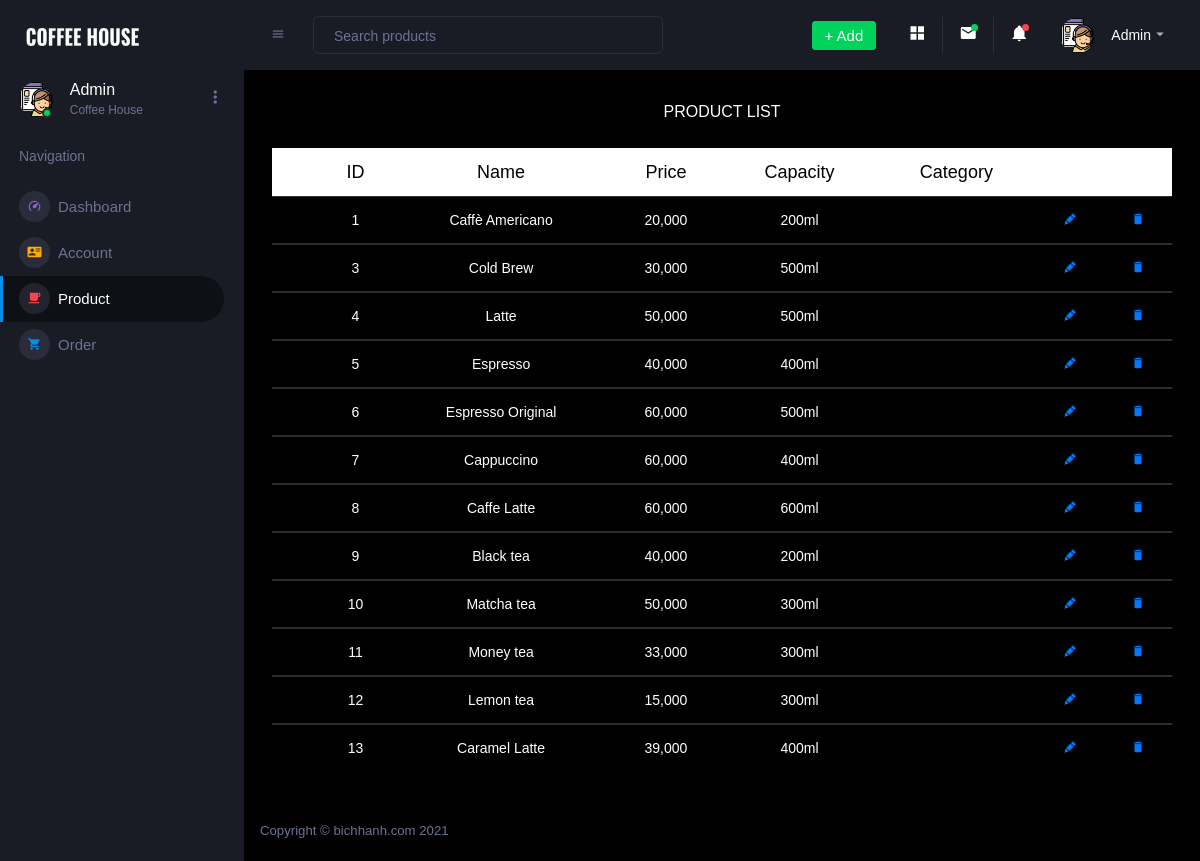
Before: /admin/product.php with the older database file.
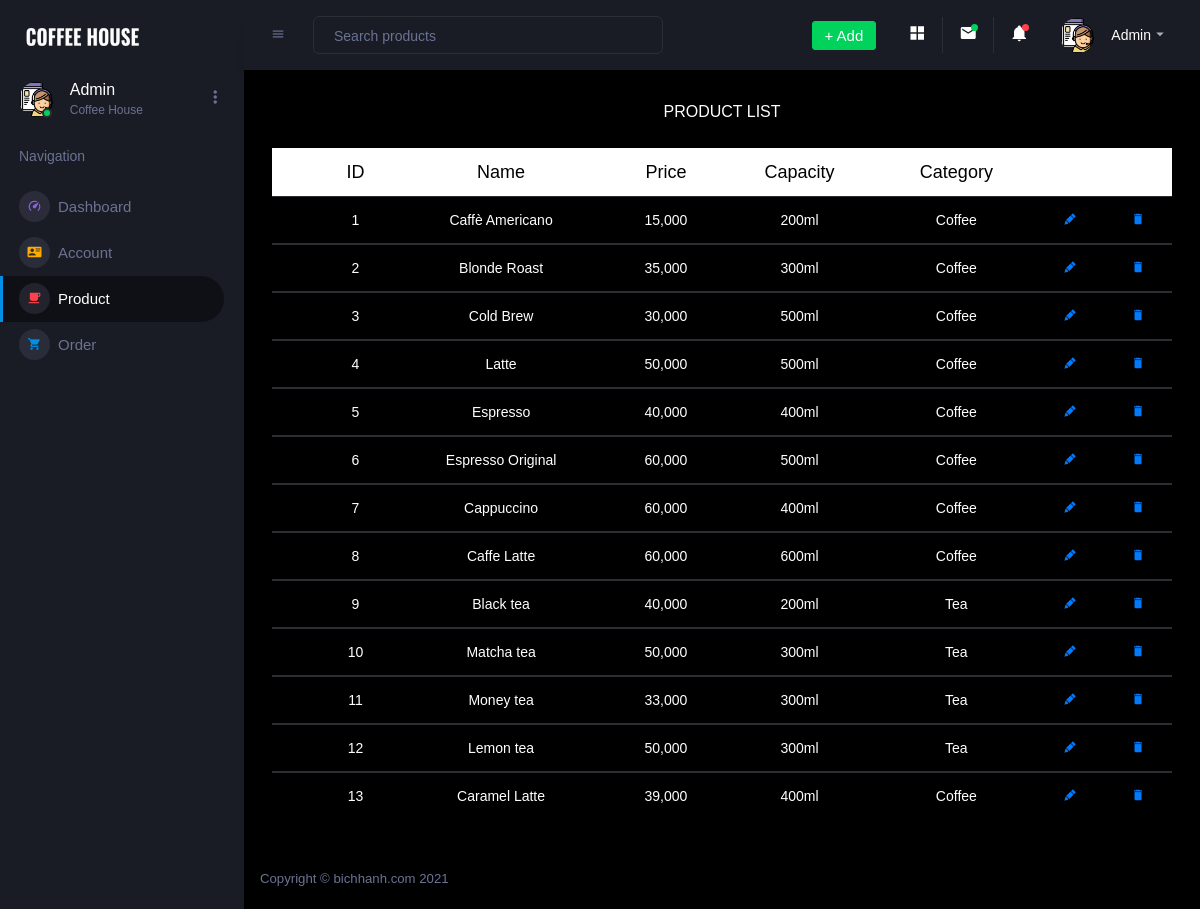
After: the same page with the newer database file.
### tables this page shows
CREATE TABLE `sanpham` (
  `masp` varchar(30) NOT NULL,
  `tensp` varchar(22) NOT NULL,
  `hinhanh` varchar(50) NOT NULL,
  `gia` double NOT NULL,
  `dungtich` varchar(22) NOT NULL,
  `matl` varchar(22) NOT NULL,
  `soluong` int(10) NOT NULL,
  `id` int(11) NOT NULL
);

### admin/hehe.php (called while the page is built, shortened)
<?php
class module{
    function getAllProduct(){
        $db = new Connection();
        $conn = $db -> conn;
        $sql = "SELECT * FROM sanpham";
        $query = mysqli_query($conn, $sql);
        $result = array();
        if(mysqli_num_rows($query) > 0){
            while($row = mysqli_fetch_assoc($query)){
                $result[] = $row;
            }
        }
        return $result;
    }
}
?>

### admin/product.php (the view, shortened to what the changed rows need)
<?php
require_once("./hehe.php");
$a = new module();
$product = $a -> getAllProduct();
?>
<!DOCTYPE html>
<html lang="en">
  <head>
    <link rel="stylesheet" href="assets/vendors/mdi/css/materialdesignicons.min.css">
    <link rel="stylesheet" href="assets/vendors/css/vendor.bundle.base.css">
    <link rel="stylesheet" href="assets/vendors/jvectormap/jquery-jvectormap.css">
    <link rel="stylesheet" href="assets/vendors/flag-icon-css/css/flag-icon.min.css">
    <link rel="stylesheet" href="assets/vendors/owl-carousel-2/owl.carousel.min.css">
    <link rel="stylesheet" href="assets/vendors/owl-carousel-2/owl.theme.default.min.css">
    <link rel="stylesheet" href="assets/css/style.css">
  </head>
  <body>
    <div class="container-scroller">
      <div class="container-fluid page-body-wrapper">
        <div class="main-panel" style="text-align:center">
          <div class="content-wrapper" style="text-align:center">
          <br><br>
          <table class="table">
  <thead>
    <tr style="background: white">
      <th style="color: black; font-size:18px" scope="col"></th>
      <th style="color: black; font-size:18px" scope="col">ID</th>
      <th style="color: black; font-size:18px" scope="col">Name</th>
      <th style="color: black; font-size:18px" scope="col">Price</th>
      <th style="color: black; font-size:18px" scope="col">Capacity</th>
      <th style="color: black; font-size:18px" scope="col">Category</th>
      <th style="color: black; font-size:18px" scope="col"></th>
      <th style="color: black; font-size:18px" scope="col"></th>
    </tr>
  </thead>
  <?php foreach ($product as $value) :
   $id = $value['id'];
  ?>
  <tbody style="color: white">
    <tr>
      <th style="text-align: center"></th>
      <td><?php echo $id?></td>
      <td><?php echo $value['tensp']?></td>
      <td><?php echo number_format($value['gia'])?></td>
      <td><?php echo $value['dungtich']?></td>
      <td>
         <?php
          if($value['matl'] == 01){
              echo "Coffee";
          }
          if($value['matl'] == 02){
              echo "Tea";
          }
          ?>
      </td>
      <td style="color: #00ffff"><a href="edit.php?id=<?php echo $id?>"><i class="mdi mdi-lead-pencil"></i></a></td>
      <td style="color:red"><a href="product.php?id=<?php echo $id?>"><i class="mdi mdi-delete"></i></a></td>
    </tr>
  </tbody>
  <?php endforeach ?>
</table>
          </div>
        </div>
      </div>
    </div>
  </body>
</html>

Changed rows visible on the page:
changed sanpham "Caffè Americano": gia "20,000" → "15,000"; now shows "Coffee"
added sanpham: id "2", tensp "Blonde Roast", gia "35,000", dungtich "300ml", matl "Coffee"
changed sanpham "Cold Brew": now shows "Coffee"
changed sanpham "Latte": now shows "Coffee"
changed sanpham "Espresso": now shows "Coffee"
changed sanpham "Espresso Original": now shows "Coffee"
changed sanpham "Cappuccino": now shows "Coffee"
changed sanpham "Caffe Latte": now shows "Coffee"
changed sanpham "Black tea": now shows "Tea"
changed sanpham "Matcha tea": now shows "Tea"
changed sanpham "Money tea": now shows "Tea"
changed sanpham "Lemon tea": gia "15,000" → "50,000"; now shows "Tea"
changed sanpham "Caramel Latte": now shows "Coffee"
